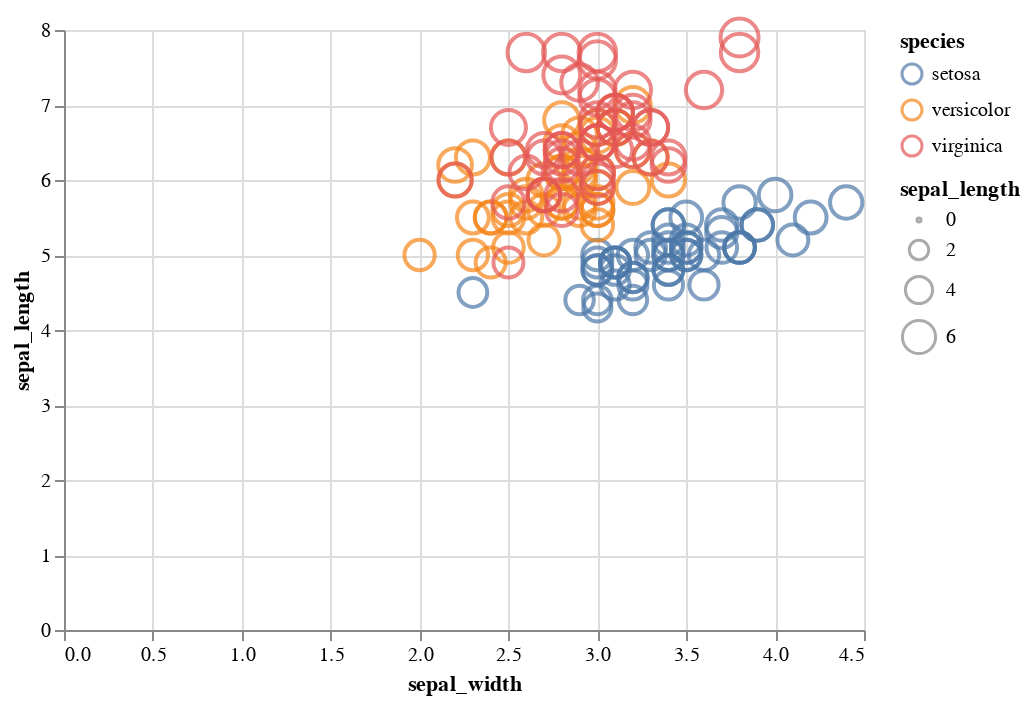

Notebook code cell kept with this figure:
### Markdown cell above
And now a small graph of the same data with `Altair`:

### Code cell
import altair as alt
alt.Chart(data=data).mark_point().encode(
    x="sepal_width",
    y="sepal_length",
    color="species",
    size='sepal_length'
)

### Figure 1 — Vega-Lite specification as saved in the notebook (floating-point values rounded to 4 significant figures; data arrays with more than 128 entries replaced by an {"elided": "..."} marker saying what was removed)
{"config": {"view": {"continuousWidth": 400, "continuousHeight": 300}}, "data": {"name": "data-98ae83e5d702045aa997eca40b770a99"}, "mark": "point", "encoding": {"color": {"type": "nominal", "field": "species"}, "size": {"type": "quantitative", "field": "sepal_length"}, "x": {"type": "quantitative", "field": "sepal_width"}, "y": {"type": "quantitative", "field": "sepal_length"}}, "$schema": "https://vega.github.io/schema/vega-lite/v4.8.1.json", "datasets": {"data-98ae83e5d702045aa997eca40b770a99": {"elided": "150 records"}}}
